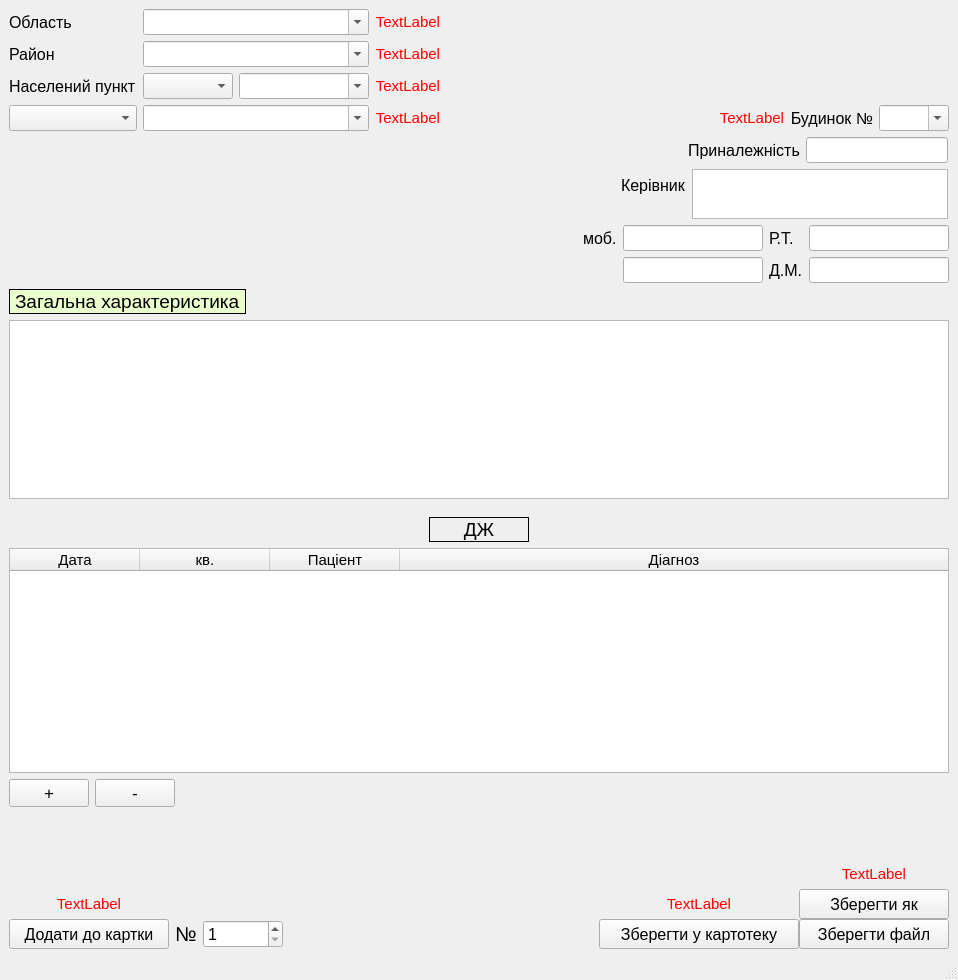
<?xml version="1.0" encoding="UTF-8"?>
<ui version="4.0">
 <class>CardFile</class>
 <widget class="QMainWindow" name="CardFile">
  <property name="geometry">
   <rect>
    <x>0</x>
    <y>0</y>
    <width>958</width>
    <height>980</height>
   </rect>
  </property>
  <property name="windowTitle">
   <string>Перегляд файлу</string>
  </property>
  <widget class="QWidget" name="centralwidget">
   <layout class="QGridLayout" name="gridLayout_2">
    <item row="1" column="1" colspan="2">
     <layout class="QFormLayout" name="formLayout_2">
      <property name="labelAlignment">
       <set>Qt::AlignLeading|Qt::AlignLeft|Qt::AlignVCenter</set>
      </property>
      <property name="formAlignment">
       <set>Qt::AlignRight|Qt::AlignTop|Qt::AlignTrailing</set>
      </property>
      <property name="horizontalSpacing">
       <number>6</number>
      </property>
      <property name="verticalSpacing">
       <number>6</number>
      </property>
      <property name="rightMargin">
       <number>7</number>
      </property>
      <property name="bottomMargin">
       <number>0</number>
      </property>
      <item row="0" column="0">
       <widget class="QLabel" name="label_4_3">
        <property name="font">
         <font>
          <pointsize>12</pointsize>
         </font>
        </property>
        <property name="text">
         <string>Приналежність</string>
        </property>
        <property name="margin">
         <number>2</number>
        </property>
       </widget>
      </item>
      <item row="0" column="1">
       <widget class="QLineEdit" name="affiliation_3">
        <property name="sizePolicy">
         <sizepolicy hsizetype="Fixed" vsizetype="Fixed">
          <horstretch>0</horstretch>
          <verstretch>0</verstretch>
         </sizepolicy>
        </property>
        <property name="font">
         <font>
          <pointsize>11</pointsize>
         </font>
        </property>
        <property name="maxLength">
         <number>50</number>
        </property>
       </widget>
      </item>
     </layout>
    </item>
    <item row="0" column="2">
     <layout class="QGridLayout" name="gridLayout_6">
      <property name="leftMargin">
       <number>150</number>
      </property>
      <property name="topMargin">
       <number>0</number>
      </property>
      <property name="rightMargin">
       <number>0</number>
      </property>
      <property name="bottomMargin">
       <number>0</number>
      </property>
      <item row="2" column="2">
       <widget class="QLabel" name="label_3_3">
        <property name="font">
         <font>
          <pointsize>12</pointsize>
         </font>
        </property>
        <property name="text">
         <string>Будинок №</string>
        </property>
        <property name="alignment">
         <set>Qt::AlignRight|Qt::AlignTrailing|Qt::AlignVCenter</set>
        </property>
        <property name="margin">
         <number>2</number>
        </property>
       </widget>
      </item>
      <item row="2" column="0">
       <spacer name="horizontalSpacer_4">
        <property name="orientation">
         <enum>Qt::Horizontal</enum>
        </property>
        <property name="sizeHint" stdset="0">
         <size>
          <width>40</width>
          <height>20</height>
         </size>
        </property>
       </spacer>
      </item>
      <item row="2" column="3">
       <widget class="QComboBox" name="comboBox_house_number_3">
        <property name="enabled">
         <bool>true</bool>
        </property>
        <property name="minimumSize">
         <size>
          <width>0</width>
          <height>0</height>
         </size>
        </property>
        <property name="maximumSize">
         <size>
          <width>70</width>
          <height>16777215</height>
         </size>
        </property>
        <property name="font">
         <font>
          <pointsize>11</pointsize>
         </font>
        </property>
        <property name="tabletTracking">
         <bool>true</bool>
        </property>
        <property name="autoFillBackground">
         <bool>false</bool>
        </property>
        <property name="editable">
         <bool>true</bool>
        </property>
        <property name="sizeAdjustPolicy">
         <enum>QComboBox::AdjustToContentsOnFirstShow</enum>
        </property>
       </widget>
      </item>
      <item row="1" column="2">
       <spacer name="verticalSpacer_4">
        <property name="orientation">
         <enum>Qt::Vertical</enum>
        </property>
        <property name="sizeHint" stdset="0">
         <size>
          <width>20</width>
          <height>40</height>
         </size>
        </property>
       </spacer>
      </item>
      <item row="2" column="1">
       <widget class="QLabel" name="error_house_numb">
        <property name="font">
         <font>
          <pointsize>11</pointsize>
         </font>
        </property>
        <property name="styleSheet">
         <string notr="true">color: rgb(255, 0, 0);</string>
        </property>
        <property name="text">
         <string>TextLabel</string>
        </property>
        <property name="alignment">
         <set>Qt::AlignRight|Qt::AlignTrailing|Qt::AlignVCenter</set>
        </property>
       </widget>
      </item>
     </layout>
    </item>
    <item row="0" column="0">
     <layout class="QGridLayout" name="gridLayout_5">
      <property name="rightMargin">
       <number>20</number>
      </property>
      <item row="1" column="0">
       <widget class="QLabel" name="label_4_4">
        <property name="font">
         <font>
          <pointsize>12</pointsize>
         </font>
        </property>
        <property name="text">
         <string>Район</string>
        </property>
        <property name="margin">
         <number>2</number>
        </property>
       </widget>
      </item>
      <item row="3" column="0">
       <widget class="QComboBox" name="comboBox_streets_3">
        <property name="sizePolicy">
         <sizepolicy hsizetype="Minimum" vsizetype="Fixed">
          <horstretch>0</horstretch>
          <verstretch>0</verstretch>
         </sizepolicy>
        </property>
        <property name="minimumSize">
         <size>
          <width>110</width>
          <height>0</height>
         </size>
        </property>
        <property name="maximumSize">
         <size>
          <width>160</width>
          <height>16777215</height>
         </size>
        </property>
        <property name="font">
         <font>
          <pointsize>11</pointsize>
         </font>
        </property>
       </widget>
      </item>
      <item row="1" column="1">
       <widget class="QComboBox" name="comboBox_district_name_3">
        <property name="enabled">
         <bool>true</bool>
        </property>
        <property name="font">
         <font>
          <pointsize>11</pointsize>
         </font>
        </property>
        <property name="tabletTracking">
         <bool>true</bool>
        </property>
        <property name="autoFillBackground">
         <bool>false</bool>
        </property>
        <property name="editable">
         <bool>true</bool>
        </property>
        <property name="sizeAdjustPolicy">
         <enum>QComboBox::AdjustToContentsOnFirstShow</enum>
        </property>
       </widget>
      </item>
      <item row="2" column="1">
       <layout class="QFormLayout" name="formLayout_3">
        <item row="0" column="0">
         <widget class="QComboBox" name="comboBox_locality_type_3">
          <property name="enabled">
           <bool>true</bool>
          </property>
          <property name="minimumSize">
           <size>
            <width>90</width>
            <height>0</height>
           </size>
          </property>
          <property name="font">
           <font>
            <pointsize>11</pointsize>
           </font>
          </property>
          <property name="tabletTracking">
           <bool>true</bool>
          </property>
          <property name="autoFillBackground">
           <bool>false</bool>
          </property>
          <property name="editable">
           <bool>false</bool>
          </property>
          <property name="sizeAdjustPolicy">
           <enum>QComboBox::AdjustToContentsOnFirstShow</enum>
          </property>
         </widget>
        </item>
        <item row="0" column="1">
         <widget class="QComboBox" name="comboBox_locality_name_3">
          <property name="enabled">
           <bool>true</bool>
          </property>
          <property name="minimumSize">
           <size>
            <width>130</width>
            <height>0</height>
           </size>
          </property>
          <property name="font">
           <font>
            <pointsize>11</pointsize>
           </font>
          </property>
          <property name="tabletTracking">
           <bool>true</bool>
          </property>
          <property name="autoFillBackground">
           <bool>false</bool>
          </property>
          <property name="editable">
           <bool>true</bool>
          </property>
          <property name="sizeAdjustPolicy">
           <enum>QComboBox::AdjustToContentsOnFirstShow</enum>
          </property>
         </widget>
        </item>
       </layout>
      </item>
      <item row="2" column="0">
       <widget class="QLabel" name="label_4_6">
        <property name="font">
         <font>
          <pointsize>12</pointsize>
         </font>
        </property>
        <property name="text">
         <string>Населений пункт</string>
        </property>
        <property name="margin">
         <number>2</number>
        </property>
       </widget>
      </item>
      <item row="0" column="0">
       <widget class="QLabel" name="label_4_5">
        <property name="font">
         <font>
          <pointsize>12</pointsize>
         </font>
        </property>
        <property name="text">
         <string>Область</string>
        </property>
        <property name="margin">
         <number>2</number>
        </property>
       </widget>
      </item>
      <item row="0" column="1">
       <widget class="QComboBox" name="comboBox_region_name_3">
        <property name="enabled">
         <bool>true</bool>
        </property>
        <property name="font">
         <font>
          <pointsize>11</pointsize>
         </font>
        </property>
        <property name="tabletTracking">
         <bool>true</bool>
        </property>
        <property name="autoFillBackground">
         <bool>false</bool>
        </property>
        <property name="editable">
         <bool>true</bool>
        </property>
        <property name="sizeAdjustPolicy">
         <enum>QComboBox::AdjustToContentsOnFirstShow</enum>
        </property>
       </widget>
      </item>
      <item row="3" column="1">
       <widget class="QComboBox" name="comboBox_streets_name_3">
        <property name="enabled">
         <bool>true</bool>
        </property>
        <property name="maximumSize">
         <size>
          <width>16777215</width>
          <height>200</height>
         </size>
        </property>
        <property name="font">
         <font>
          <pointsize>11</pointsize>
         </font>
        </property>
        <property name="tabletTracking">
         <bool>true</bool>
        </property>
        <property name="autoFillBackground">
         <bool>false</bool>
        </property>
        <property name="editable">
         <bool>true</bool>
        </property>
        <property name="sizeAdjustPolicy">
         <enum>QComboBox::AdjustToContentsOnFirstShow</enum>
        </property>
       </widget>
      </item>
      <item row="0" column="2">
       <widget class="QLabel" name="error_region">
        <property name="font">
         <font>
          <pointsize>11</pointsize>
         </font>
        </property>
        <property name="styleSheet">
         <string notr="true">color: rgb(255, 0, 0);</string>
        </property>
        <property name="text">
         <string>TextLabel</string>
        </property>
        <property name="alignment">
         <set>Qt::AlignRight|Qt::AlignTrailing|Qt::AlignVCenter</set>
        </property>
       </widget>
      </item>
      <item row="1" column="2">
       <widget class="QLabel" name="error_district">
        <property name="font">
         <font>
          <pointsize>11</pointsize>
         </font>
        </property>
        <property name="styleSheet">
         <string notr="true">color: rgb(255, 0, 0);</string>
        </property>
        <property name="text">
         <string>TextLabel</string>
        </property>
        <property name="alignment">
         <set>Qt::AlignRight|Qt::AlignTrailing|Qt::AlignVCenter</set>
        </property>
       </widget>
      </item>
      <item row="2" column="2">
       <widget class="QLabel" name="error_locality">
        <property name="font">
         <font>
          <pointsize>11</pointsize>
         </font>
        </property>
        <property name="styleSheet">
         <string notr="true">color: rgb(255, 0, 0);</string>
        </property>
        <property name="text">
         <string>TextLabel</string>
        </property>
        <property name="alignment">
         <set>Qt::AlignRight|Qt::AlignTrailing|Qt::AlignVCenter</set>
        </property>
       </widget>
      </item>
      <item row="3" column="2">
       <widget class="QLabel" name="error_street">
        <property name="font">
         <font>
          <pointsize>11</pointsize>
         </font>
        </property>
        <property name="styleSheet">
         <string notr="true">color: rgb(255, 0, 0);</string>
        </property>
        <property name="text">
         <string>TextLabel</string>
        </property>
        <property name="alignment">
         <set>Qt::AlignRight|Qt::AlignTrailing|Qt::AlignVCenter</set>
        </property>
       </widget>
      </item>
     </layout>
    </item>
    <item row="2" column="1" colspan="2">
     <layout class="QFormLayout" name="formLayout">
      <property name="formAlignment">
       <set>Qt::AlignRight|Qt::AlignTop|Qt::AlignTrailing</set>
      </property>
      <property name="horizontalSpacing">
       <number>6</number>
      </property>
      <property name="rightMargin">
       <number>7</number>
      </property>
      <item row="0" column="0">
       <widget class="QLabel" name="label_5_3">
        <property name="font">
         <font>
          <pointsize>12</pointsize>
         </font>
        </property>
        <property name="text">
         <string>Керівник</string>
        </property>
        <property name="margin">
         <number>2</number>
        </property>
       </widget>
      </item>
      <item row="0" column="1">
       <widget class="QTextEdit" name="manager_3">
        <property name="sizePolicy">
         <sizepolicy hsizetype="Fixed" vsizetype="Fixed">
          <horstretch>0</horstretch>
          <verstretch>0</verstretch>
         </sizepolicy>
        </property>
        <property name="maximumSize">
         <size>
          <width>16777215</width>
          <height>50</height>
         </size>
        </property>
        <property name="font">
         <font>
          <pointsize>11</pointsize>
         </font>
        </property>
       </widget>
      </item>
     </layout>
    </item>
    <item row="7" column="2">
     <layout class="QGridLayout" name="gridLayout_8">
      <property name="spacing">
       <number>0</number>
      </property>
      <item row="0" column="1">
       <spacer name="verticalSpacer_2">
        <property name="orientation">
         <enum>Qt::Vertical</enum>
        </property>
        <property name="sizeHint" stdset="0">
         <size>
          <width>20</width>
          <height>40</height>
         </size>
        </property>
       </spacer>
      </item>
      <item row="1" column="1">
       <widget class="QLabel" name="error_save">
        <property name="font">
         <font>
          <pointsize>11</pointsize>
         </font>
        </property>
        <property name="styleSheet">
         <string notr="true">color: rgb(255, 0, 0);</string>
        </property>
        <property name="text">
         <string>TextLabel</string>
        </property>
        <property name="alignment">
         <set>Qt::AlignCenter</set>
        </property>
       </widget>
      </item>
      <item row="2" column="1">
       <widget class="QPushButton" name="saveButton_3">
        <property name="minimumSize">
         <size>
          <width>200</width>
          <height>30</height>
         </size>
        </property>
        <property name="maximumSize">
         <size>
          <width>250</width>
          <height>16777215</height>
         </size>
        </property>
        <property name="font">
         <font>
          <pointsize>12</pointsize>
         </font>
        </property>
        <property name="text">
         <string>Зберегти у картотеку</string>
        </property>
       </widget>
      </item>
      <item row="2" column="0">
       <spacer name="horizontalSpacer_7">
        <property name="orientation">
         <enum>Qt::Horizontal</enum>
        </property>
        <property name="sizeHint" stdset="0">
         <size>
          <width>180</width>
          <height>20</height>
         </size>
        </property>
       </spacer>
      </item>
      <item row="2" column="2">
       <widget class="QPushButton" name="save_fileButton">
        <property name="minimumSize">
         <size>
          <width>150</width>
          <height>30</height>
         </size>
        </property>
        <property name="maximumSize">
         <size>
          <width>250</width>
          <height>16777215</height>
         </size>
        </property>
        <property name="font">
         <font>
          <pointsize>12</pointsize>
         </font>
        </property>
        <property name="text">
         <string>Зберегти файл</string>
        </property>
       </widget>
      </item>
      <item row="0" column="2">
       <widget class="QLabel" name="error_save_file">
        <property name="font">
         <font>
          <pointsize>11</pointsize>
         </font>
        </property>
        <property name="styleSheet">
         <string notr="true">color: rgb(255, 0, 0);</string>
        </property>
        <property name="text">
         <string>TextLabel</string>
        </property>
        <property name="alignment">
         <set>Qt::AlignCenter</set>
        </property>
       </widget>
      </item>
      <item row="1" column="2">
       <widget class="QPushButton" name="save_as_fileButton">
        <property name="minimumSize">
         <size>
          <width>150</width>
          <height>30</height>
         </size>
        </property>
        <property name="maximumSize">
         <size>
          <width>250</width>
          <height>16777215</height>
         </size>
        </property>
        <property name="font">
         <font>
          <pointsize>12</pointsize>
         </font>
        </property>
        <property name="text">
         <string>Зберегти як</string>
        </property>
       </widget>
      </item>
     </layout>
    </item>
    <item row="4" column="0" colspan="3">
     <layout class="QFormLayout" name="formLayout_4">
      <property name="topMargin">
       <number>12</number>
      </property>
      <item row="1" column="0" colspan="2">
       <widget class="QTableWidget" name="tableWidget_diag_file">
        <property name="minimumSize">
         <size>
          <width>0</width>
          <height>225</height>
         </size>
        </property>
        <property name="font">
         <font>
          <pointsize>11</pointsize>
         </font>
        </property>
        <attribute name="horizontalHeaderDefaultSectionSize">
         <number>130</number>
        </attribute>
        <attribute name="horizontalHeaderShowSortIndicator" stdset="0">
         <bool>false</bool>
        </attribute>
        <attribute name="horizontalHeaderStretchLastSection">
         <bool>true</bool>
        </attribute>
        <attribute name="verticalHeaderDefaultSectionSize">
         <number>30</number>
        </attribute>
        <attribute name="verticalHeaderMinimumSectionSize">
         <number>24</number>
        </attribute>
        <column>
         <property name="text">
          <string>Дата</string>
         </property>
        </column>
        <column>
         <property name="text">
          <string>кв.</string>
         </property>
        </column>
        <column>
         <property name="text">
          <string>Паціент</string>
         </property>
        </column>
        <column>
         <property name="text">
          <string>Діагноз</string>
         </property>
        </column>
       </widget>
      </item>
      <item row="2" column="0">
       <layout class="QGridLayout" name="gridLayout_4">
        <item row="0" column="1">
         <widget class="QPushButton" name="del_from_diag_Button_2">
          <property name="font">
           <font>
            <pointsize>13</pointsize>
           </font>
          </property>
          <property name="text">
           <string>-</string>
          </property>
         </widget>
        </item>
        <item row="0" column="0">
         <widget class="QPushButton" name="add_to_diag_Button_3">
          <property name="font">
           <font>
            <pointsize>13</pointsize>
           </font>
          </property>
          <property name="text">
           <string>+</string>
          </property>
         </widget>
        </item>
       </layout>
      </item>
      <item row="0" column="0" colspan="2">
       <layout class="QGridLayout" name="gridLayout_7">
        <item row="0" column="2">
         <spacer name="horizontalSpacer_10">
          <property name="orientation">
           <enum>Qt::Horizontal</enum>
          </property>
          <property name="sizeHint" stdset="0">
           <size>
            <width>40</width>
            <height>20</height>
           </size>
          </property>
         </spacer>
        </item>
        <item row="0" column="1">
         <widget class="QLabel" name="label_3">
          <property name="minimumSize">
           <size>
            <width>100</width>
            <height>25</height>
           </size>
          </property>
          <property name="font">
           <font>
            <pointsize>14</pointsize>
           </font>
          </property>
          <property name="layoutDirection">
           <enum>Qt::LeftToRight</enum>
          </property>
          <property name="frameShape">
           <enum>QFrame::Box</enum>
          </property>
          <property name="frameShadow">
           <enum>QFrame::Plain</enum>
          </property>
          <property name="text">
           <string>ДЖ</string>
          </property>
          <property name="alignment">
           <set>Qt::AlignCenter</set>
          </property>
         </widget>
        </item>
        <item row="0" column="0">
         <spacer name="horizontalSpacer_11">
          <property name="orientation">
           <enum>Qt::Horizontal</enum>
          </property>
          <property name="sizeHint" stdset="0">
           <size>
            <width>40</width>
            <height>20</height>
           </size>
          </property>
         </spacer>
        </item>
       </layout>
      </item>
      <item row="2" column="1">
       <layout class="QGridLayout" name="gridLayout_9">
        <property name="sizeConstraint">
         <enum>QLayout::SetFixedSize</enum>
        </property>
        <property name="leftMargin">
         <number>0</number>
        </property>
        <property name="topMargin">
         <number>0</number>
        </property>
        <property name="rightMargin">
         <number>0</number>
        </property>
        <property name="bottomMargin">
         <number>0</number>
        </property>
       </layout>
      </item>
     </layout>
    </item>
    <item row="7" column="0">
     <layout class="QGridLayout" name="gridLayout_3">
      <property name="topMargin">
       <number>9</number>
      </property>
      <property name="horizontalSpacing">
       <number>6</number>
      </property>
      <item row="2" column="0">
       <widget class="QPushButton" name="add_to_cardButton">
        <property name="minimumSize">
         <size>
          <width>160</width>
          <height>30</height>
         </size>
        </property>
        <property name="font">
         <font>
          <pointsize>12</pointsize>
         </font>
        </property>
        <property name="text">
         <string>Додати до картки</string>
        </property>
       </widget>
      </item>
      <item row="0" column="0">
       <spacer name="verticalSpacer_3">
        <property name="orientation">
         <enum>Qt::Vertical</enum>
        </property>
        <property name="sizeHint" stdset="0">
         <size>
          <width>20</width>
          <height>40</height>
         </size>
        </property>
       </spacer>
      </item>
      <item row="2" column="1">
       <widget class="QLabel" name="label_10">
        <property name="font">
         <font>
          <pointsize>15</pointsize>
         </font>
        </property>
        <property name="text">
         <string>№</string>
        </property>
       </widget>
      </item>
      <item row="2" column="2">
       <widget class="QSpinBox" name="curd_numberBox">
        <property name="minimumSize">
         <size>
          <width>80</width>
          <height>0</height>
         </size>
        </property>
        <property name="font">
         <font>
          <pointsize>12</pointsize>
         </font>
        </property>
        <property name="minimum">
         <number>1</number>
        </property>
        <property name="maximum">
         <number>10000</number>
        </property>
       </widget>
      </item>
      <item row="2" column="3">
       <spacer name="horizontalSpacer_9">
        <property name="orientation">
         <enum>Qt::Horizontal</enum>
        </property>
        <property name="sizeHint" stdset="0">
         <size>
          <width>40</width>
          <height>20</height>
         </size>
        </property>
       </spacer>
      </item>
      <item row="1" column="0">
       <widget class="QLabel" name="error">
        <property name="font">
         <font>
          <pointsize>11</pointsize>
         </font>
        </property>
        <property name="styleSheet">
         <string notr="true">color: rgb(255, 0, 0);</string>
        </property>
        <property name="text">
         <string>TextLabel</string>
        </property>
        <property name="alignment">
         <set>Qt::AlignCenter</set>
        </property>
       </widget>
      </item>
     </layout>
    </item>
    <item row="3" column="0" colspan="3">
     <layout class="QVBoxLayout" name="verticalLayout">
      <item>
       <layout class="QGridLayout" name="gridLayout">
        <item row="1" column="4">
         <widget class="QLineEdit" name="mobile_2_3">
          <property name="sizePolicy">
           <sizepolicy hsizetype="Fixed" vsizetype="Fixed">
            <horstretch>0</horstretch>
            <verstretch>0</verstretch>
           </sizepolicy>
          </property>
          <property name="maximumSize">
           <size>
            <width>140</width>
            <height>16777215</height>
           </size>
          </property>
          <property name="font">
           <font>
            <pointsize>11</pointsize>
           </font>
          </property>
          <property name="maxLength">
           <number>15</number>
          </property>
         </widget>
        </item>
        <item row="0" column="0">
         <spacer name="horizontalSpacer_3">
          <property name="orientation">
           <enum>Qt::Horizontal</enum>
          </property>
          <property name="sizeHint" stdset="0">
           <size>
            <width>40</width>
            <height>20</height>
           </size>
          </property>
         </spacer>
        </item>
        <item row="1" column="5">
         <widget class="QLabel" name="label_8_3">
          <property name="font">
           <font>
            <pointsize>12</pointsize>
           </font>
          </property>
          <property name="text">
           <string>Д.М.</string>
          </property>
          <property name="margin">
           <number>2</number>
          </property>
         </widget>
        </item>
        <item row="0" column="1">
         <spacer name="horizontalSpacer_5">
          <property name="orientation">
           <enum>Qt::Horizontal</enum>
          </property>
          <property name="sizeHint" stdset="0">
           <size>
            <width>40</width>
            <height>20</height>
           </size>
          </property>
         </spacer>
        </item>
        <item row="0" column="3">
         <widget class="QLabel" name="label_6_3">
          <property name="font">
           <font>
            <pointsize>12</pointsize>
           </font>
          </property>
          <property name="text">
           <string>моб.</string>
          </property>
          <property name="margin">
           <number>2</number>
          </property>
         </widget>
        </item>
        <item row="0" column="4">
         <widget class="QLineEdit" name="mobile_1_3">
          <property name="sizePolicy">
           <sizepolicy hsizetype="Fixed" vsizetype="Fixed">
            <horstretch>0</horstretch>
            <verstretch>0</verstretch>
           </sizepolicy>
          </property>
          <property name="minimumSize">
           <size>
            <width>1</width>
            <height>0</height>
           </size>
          </property>
          <property name="maximumSize">
           <size>
            <width>140</width>
            <height>16777215</height>
           </size>
          </property>
          <property name="font">
           <font>
            <pointsize>11</pointsize>
           </font>
          </property>
          <property name="text">
           <string/>
          </property>
          <property name="maxLength">
           <number>15</number>
          </property>
         </widget>
        </item>
        <item row="0" column="2">
         <spacer name="horizontalSpacer_6">
          <property name="orientation">
           <enum>Qt::Horizontal</enum>
          </property>
          <property name="sizeHint" stdset="0">
           <size>
            <width>40</width>
            <height>20</height>
           </size>
          </property>
         </spacer>
        </item>
        <item row="0" column="5">
         <widget class="QLabel" name="label_7_3">
          <property name="font">
           <font>
            <pointsize>12</pointsize>
           </font>
          </property>
          <property name="text">
           <string>Р.Т.</string>
          </property>
          <property name="margin">
           <number>2</number>
          </property>
         </widget>
        </item>
        <item row="1" column="6">
         <widget class="QLineEdit" name="home_phone_3">
          <property name="sizePolicy">
           <sizepolicy hsizetype="Fixed" vsizetype="Fixed">
            <horstretch>0</horstretch>
            <verstretch>0</verstretch>
           </sizepolicy>
          </property>
          <property name="maximumSize">
           <size>
            <width>140</width>
            <height>16777215</height>
           </size>
          </property>
          <property name="font">
           <font>
            <pointsize>11</pointsize>
           </font>
          </property>
          <property name="maxLength">
           <number>15</number>
          </property>
         </widget>
        </item>
        <item row="0" column="6">
         <widget class="QLineEdit" name="work_phone_3">
          <property name="sizePolicy">
           <sizepolicy hsizetype="Fixed" vsizetype="Fixed">
            <horstretch>0</horstretch>
            <verstretch>0</verstretch>
           </sizepolicy>
          </property>
          <property name="maximumSize">
           <size>
            <width>140</width>
            <height>16777215</height>
           </size>
          </property>
          <property name="font">
           <font>
            <pointsize>11</pointsize>
           </font>
          </property>
          <property name="text">
           <string/>
          </property>
          <property name="maxLength">
           <number>15</number>
          </property>
         </widget>
        </item>
       </layout>
      </item>
      <item>
       <layout class="QFormLayout" name="formLayout_8">
        <property name="bottomMargin">
         <number>0</number>
        </property>
        <item row="0" column="0">
         <widget class="QLabel" name="label_2_3">
          <property name="font">
           <font>
            <pointsize>14</pointsize>
           </font>
          </property>
          <property name="styleSheet">
           <string notr="true">background-color: rgb(234, 255, 205);</string>
          </property>
          <property name="frameShape">
           <enum>QFrame::Box</enum>
          </property>
          <property name="text">
           <string>Загальна характеристика</string>
          </property>
          <property name="margin">
           <number>2</number>
          </property>
         </widget>
        </item>
        <item row="0" column="1">
         <spacer name="horizontalSpacer_8">
          <property name="orientation">
           <enum>Qt::Horizontal</enum>
          </property>
          <property name="sizeHint" stdset="0">
           <size>
            <width>40</width>
            <height>20</height>
           </size>
          </property>
         </spacer>
        </item>
       </layout>
      </item>
      <item>
       <widget class="QTextEdit" name="general_chatacteristics_3">
        <property name="font">
         <font>
          <pointsize>11</pointsize>
         </font>
        </property>
        <property name="mouseTracking">
         <bool>false</bool>
        </property>
        <property name="styleSheet">
         <string notr="true"/>
        </property>
        <property name="html">
         <string>&lt;!DOCTYPE HTML PUBLIC &quot;-//W3C//DTD HTML 4.0//EN&quot; &quot;http://www.w3.org/TR/REC-html40/strict.dtd&quot;&gt;
&lt;html&gt;&lt;head&gt;&lt;meta name=&quot;qrichtext&quot; content=&quot;1&quot; /&gt;&lt;style type=&quot;text/css&quot;&gt;
p, li { white-space: pre-wrap; }
&lt;/style&gt;&lt;/head&gt;&lt;body style=&quot; font-family:'MS Shell Dlg 2'; font-size:11pt; font-weight:400; font-style:normal;&quot;&gt;
&lt;p style=&quot;-qt-paragraph-type:empty; margin-top:0px; margin-bottom:0px; margin-left:0px; margin-right:0px; -qt-block-indent:0; text-indent:0px; font-size:8pt;&quot;&gt;&lt;br /&gt;&lt;/p&gt;&lt;/body&gt;&lt;/html&gt;</string>
        </property>
       </widget>
      </item>
     </layout>
    </item>
    <item row="5" column="1">
     <spacer name="horizontalSpacer_2">
      <property name="orientation">
       <enum>Qt::Horizontal</enum>
      </property>
      <property name="sizeHint" stdset="0">
       <size>
        <width>40</width>
        <height>20</height>
       </size>
      </property>
     </spacer>
    </item>
    <item row="7" column="1">
     <spacer name="horizontalSpacer">
      <property name="orientation">
       <enum>Qt::Horizontal</enum>
      </property>
      <property name="sizeHint" stdset="0">
       <size>
        <width>40</width>
        <height>20</height>
       </size>
      </property>
     </spacer>
    </item>
    <item row="6" column="2">
     <spacer name="verticalSpacer">
      <property name="orientation">
       <enum>Qt::Vertical</enum>
      </property>
      <property name="sizeHint" stdset="0">
       <size>
        <width>20</width>
        <height>40</height>
       </size>
      </property>
     </spacer>
    </item>
   </layout>
   <zorder>horizontalSpacer</zorder>
   <zorder>horizontalSpacer_2</zorder>
   <zorder>verticalSpacer</zorder>
  </widget>
  <widget class="QMenuBar" name="menubar">
   <property name="geometry">
    <rect>
     <x>0</x>
     <y>0</y>
     <width>958</width>
     <height>21</height>
    </rect>
   </property>
  </widget>
  <widget class="QStatusBar" name="statusbar"/>
 </widget>
 <resources/>
 <connections/>
</ui>
